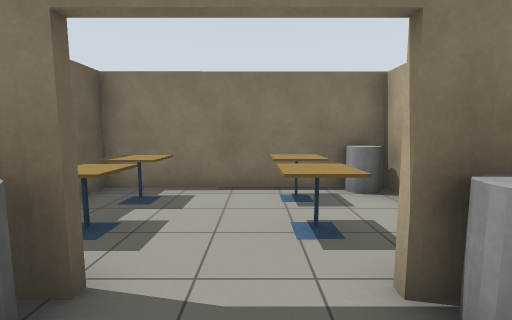
view 1 (above)

18 first-person views from a walk through a robot-simulator world made for Gazebo. The camera is 1.2 m above the floor, tilts 6° down and sees 90° across. The floor is counted in squares, 1 m on a side. Each view is taken from the middle of a square. On the plan, view 1 faces up. The plan holds only what a view shows up to about 12 squares ahead; the rest is blank. Gazebo's built-in surfaces are drawn with simple patterns. Some stock models are drawn as simple stand-ins.

view 2
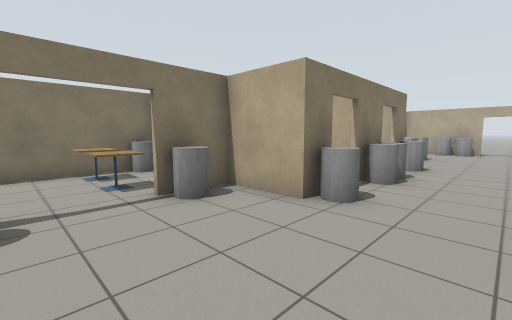

view 3
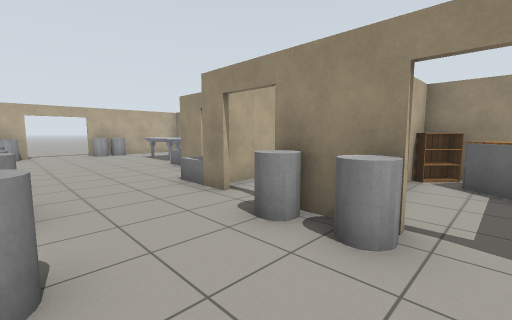

view 4
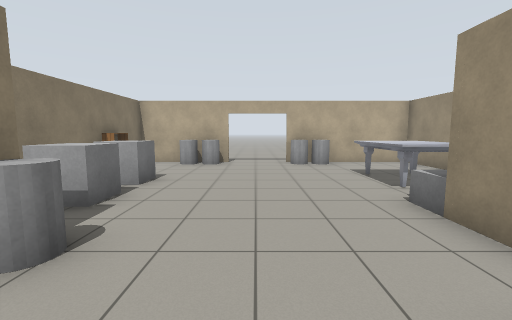

view 5
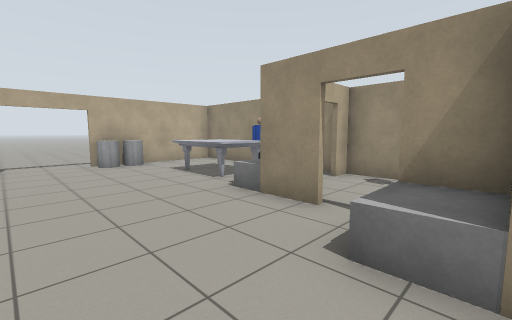

view 6
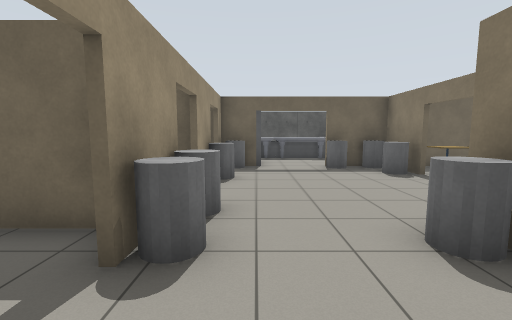

view 7
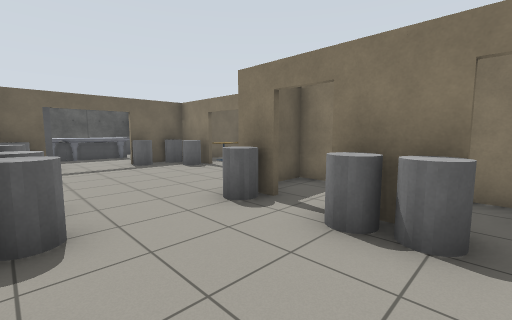

view 8
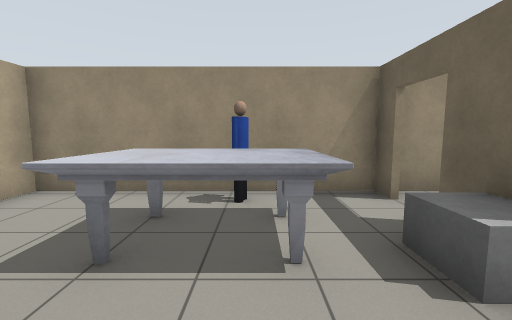

view 9
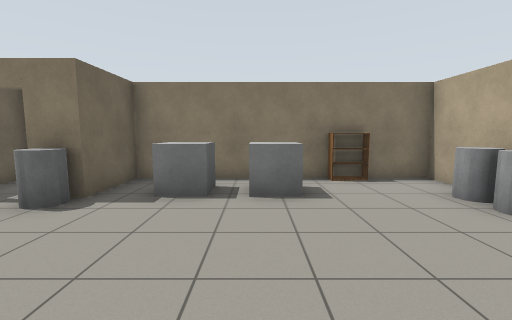

view 10
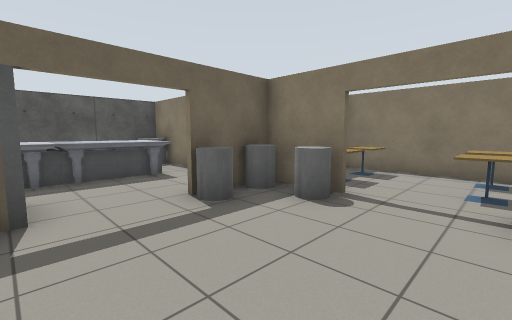

view 11
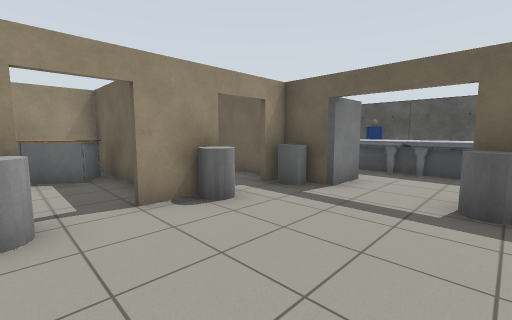

view 12
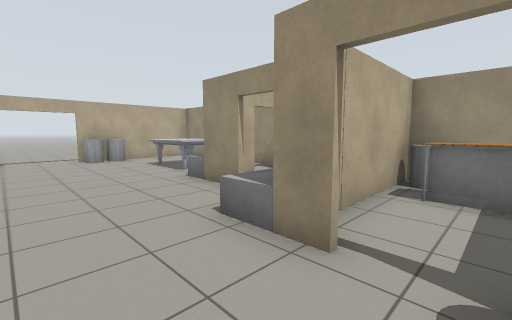

view 13
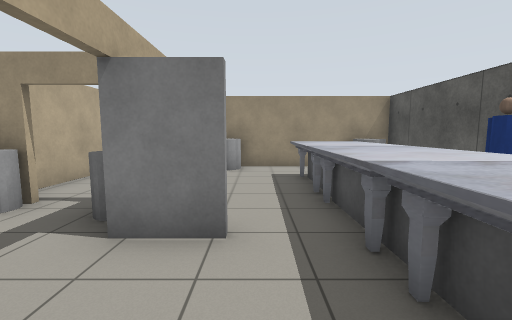

view 14
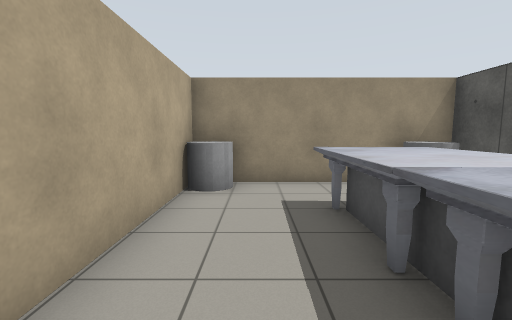

view 15
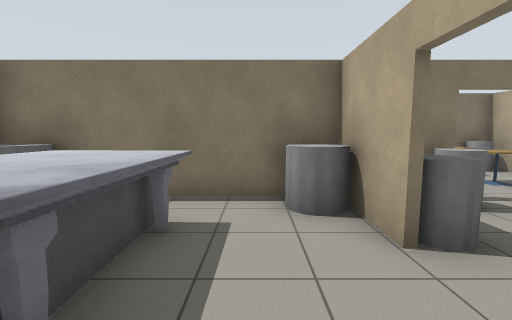

view 16
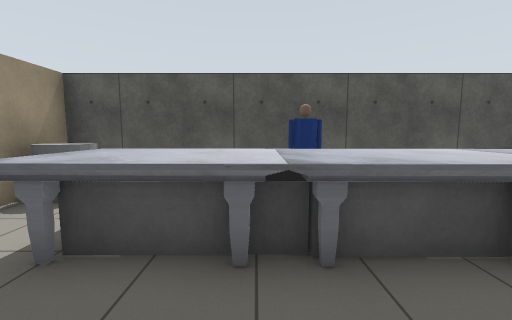

view 17
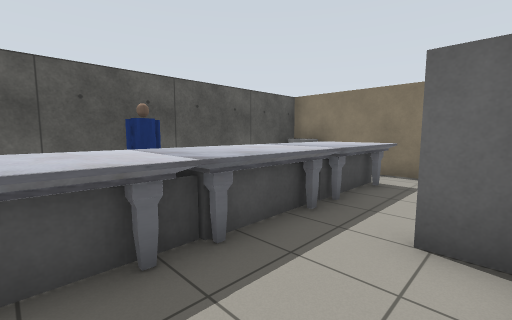

view 18
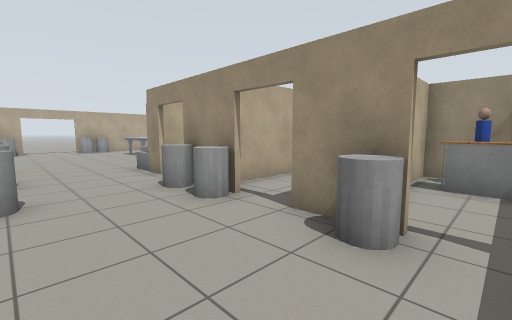

### Floor plan
Points are (right, up) in squares from view 1. A wall is a line through its corners. A room is listed if a view was taken in it or the views show most of it. See-through windows are left out.
Room 1 (views 1, 2, 3, 4, 5, 6, 7, 8, 9, 10, 11, 12, 18)
walls: (8.1, -5.7) (9.5, -5.7); (6.8, -0.4) (5, -0.4); (9.6, -6.4) (9.6, -7.4); (5.8, -5.7) (7.1, -5.7); (3.9, -0.4) (2.8, -0.4) (2.8, 1.7); (8.4, -9.2) (16.6, -9.2) (16.6, -4.2); (4, 1.7) (1, 1.7); (16.6, -2) (16.6, 1.7) (8.8, 1.7) (8.8, -0.4) (7.8, -0.4); (-0.6, -4.3) (0.5, -4.3); (-1.2, 1.7) (-2.5, 1.7); (-3.3, -2.9) (-3.3, -3.6)
ways out: open door at (-3, -1.5) to room 2; open door at (0, 2) to room 3; opening at (2, -5) to room 5; open door at (1, -4) to room 5; open door at (4.5, 0); open door at (5, -4); open door at (7.5, -6); open door at (7.5, 0); open door at (9.5, -8); open door at (17, -3)
objects: grey cylinder (-2, 1); grey cylinder (2, -4); grey cylinder (2, 1); grey cylinder (3, -4) to (4, -4); grey cylinder (3, -1) to (4, -1); grey box (6, -5) to (7, -4); grey cylinder (6, -1); grey cylinder (7, -1); grey cylinder (8, -1); grey box (10, -7) to (10, -6); other object (10, 0) to (11, 0); marble table (11, -8) to (14, -6); person (12, -8); other object (12, 0) to (13, 0); bookshelf (14, 2); grey cylinder (16, -6); grey cylinder (16, -5); grey cylinder (16, -1); grey cylinder (16, 0)
Room 2 (views 13, 14, 15, 16, 17)
walls: (-2.5, 1.7) (-9.7, 1.7) (-9.7, -9.2); (-3.5, -8.5) (-3.5, -4.4); (-8.5, -9.2) (-4.5, -9.2)
ways out: open door at (-3, -1.5) to room 1; open door at (-2, -4) to room 4
objects: grey cylinder (-9, -9) to (-9, -8); person (-9, -4); grey cylinder (-9, 1); marble table (-8, -7) to (-6, -5); marble table (-8, -4) to (-6, -3); marble table (-8, -2) to (-6, 0); grey cylinder (-4, -9) to (-4, -8); door leaf (-4, -3); grey cylinder (-4, 1); grey cylinder (-3, -4); grey cylinder (-3, 0); grey cylinder (-3, 1)
Room 3 (no view inside)
walls: (2.8, 4.7) (2.7, 5.6) (-3.3, 5.6) (-3.3, 3.1)
ways out: open door at (0, 2) to room 1
objects: cafe table (-2, 3); cafe table (-2, 4) to (-2, 5); cafe table (1, 3); cafe table (1, 4) to (1, 5); grey cylinder (2, 5)
Room 4 (no view inside)
walls: (-1.6, -9.2) (0.1, -9.2); (-0.3, -9.2) (-0.3, -5.4); (-3.3, -4.5) (-3.3, -7.1)
ways out: open door at (-2, -4) to room 2
objects: person (-2, -9); table (-2, -8) to (-1, -8); grey cylinder (-1, -4)
Room 5 (no view inside)
walls: (-0.2, -4.5) (-0.2, -9.2); (0.1, -9.2) (1.5, -9.2); (2.7, -9.2) (2.7, -5.1)
ways out: opening at (2, -5) to room 1; open door at (1, -4) to room 1
objects: grey box (1, -8); table (2, -8)
Room 6 (no view inside)
walls: (4, -9.2) (5.8, -9.2) (5.8, -5.4); (2.9, -5) (2.9, -6.2)
objects: grey box (4, -8) to (5, -8); table (4, -7) to (5, -7); grey cylinder (5, -9)

Where each view was taken, in squares from view 1:
view 1: 0 up, 0 right, facing up
view 2: 3 down, 1 left, facing up-right
view 3: 1 down, 1 right, facing down-right
view 4: 3 down, 6 right, facing right
view 5: 2 down, 6 right, facing down-right
view 6: 3 down, 6 right, facing left
view 7: 4 down, 7 right, facing up-left
view 8: 4 down, 12 right, facing down
view 9: 5 down, 12 right, facing up
view 10: 3 down, 1 right, facing up-left
view 11: 0 up, 2 right, facing down-left
view 12: 2 down, 4 right, facing down-right
view 13: 0 up, 5 left, facing down
view 14: 3 down, 5 left, facing down
view 15: 3 down, 5 left, facing up
view 16: 5 down, 4 left, facing left
view 17: 6 down, 4 left, facing up-left
view 18: 1 down, 2 left, facing down-right
